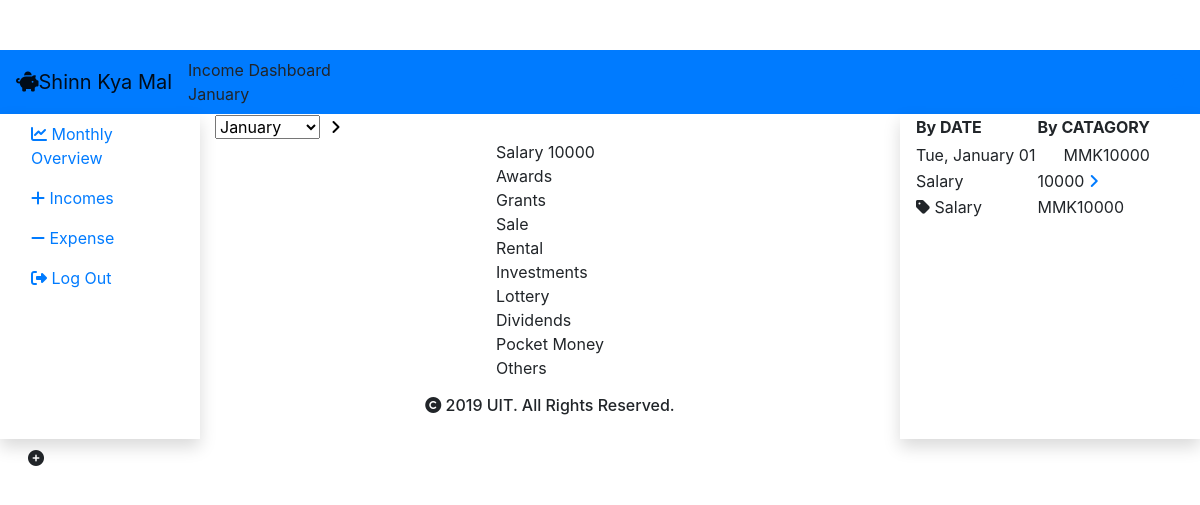
Page /main/incomeMainPage.php?month=01 (signed in) on the committed database.
### tables this page shows
CREATE TABLE `incomebycat` (
  `income_cat_fk_id` int(11) NOT NULL,
  `income_user_cat_id` int(11) NOT NULL,
  `income_cat_amount` int(11) NOT NULL,
  `income_cat_date` date NOT NULL
);

CREATE TABLE `income` (
  `income_id` int(10) NOT NULL,
  `income_categories` varchar(255) NOT NULL,
  `income_user_fk_id` int(11) DEFAULT NULL,
  `income_dateTime` date NOT NULL,
  `income_amount` int(11) NOT NULL
);

CREATE TABLE `incomecat` (
  `income_categories_id` int(11) NOT NULL,
  `income_categories_name` varchar(255) NOT NULL
);

### main/incomeMainPage.php (the view, shortened to what this page needs)
<?php
    include("D:/xampp/htdocs/Shinn-Kya-Mal---Final-master/main/cons/config.php");
    if(!isset($_SESSION['user']))
    {
        header("location: signinPage.php?");
        exit();
    }
    else if(isset($_SESSION['user']))
    {
        $id=$_SESSION['id'];
        $month = $_GET['month'];
        $monthToStyle = $month;
        $sql = "SELECT income.* FROM income LEFT JOIN userinfo ON user_id=income_user_fk_id WHERE income_user_fk_id='$id' AND MONTH(income_dateTime)='$month' ORDER BY income_dateTime ";
        $result = mysqli_query($conn, $sql);
        $preDate = "";
        $total = 0;
    }
?>
<!DOCTYPE html>
<html lang="en">
<head>
    <link rel="stylesheet" href="https://maxcdn.bootstrapcdn.com/bootstrap/4.3.1/css/bootstrap.min.css">
    <link rel="stylesheet" href="style.php?month=<?php echo($monthToStyle) ?>" type="text/css">
</head>
<body>
    <div class="preloader" id="Loader">
            </div>
    <header id="main">
        <nav class="navbar navbar-light bg-primary">
            <a class="navbar-brand" href="#"><i class="fas fa-piggy-bank"></i>Shinn Kya Mal</a>
            <ul class="navbar-nav mr-auto my-auto">
                <li class="nav-item">
                    Income Dashboard
                </li>
                <li class="nav-item">
                    <?php
                       if($month == "01")
                       {
                           echo("January");
                       }
                    ?>
                </li>
            </ul>
            <span><a href="profilePage.php?"><i class="fas fa-user-circle"></i></a></span>
        </nav>
    </header>
    <?php
        $currentMont = date('m', time());
    ?>
    <section id="sub-Main">
        <div class="container-fluid">
            <div class="row">
                <div class="col-2 shadow justify-content-md-center" id="left-column">
                    <ul class="nav flex-column">
                        <li class="nav-item">
                            <a class="nav-link" href="monthlyMainPage.php?month=<?php echo($currentMont) ?> ">
                                <i class="fas fa-chart-line"></i>
                                <span>Monthly Overview</span>
                            </a>
                        </li>
                        <li class="nav-item">
                            <a class="nav-link" href="incomeMainPage.php?month=<?php echo($currentMont) ?> ">
                                <i class="fas fa-plus"></i>
                                <span>Incomes</span>
                            </a>
                        </li>
                        <li class="nav-item">
                            <a class="nav-link" href="expenseMainPage.php?month=<?php echo($currentMont) ?> ">
                                <i class="fas fa-minus"></i>
                                <span>Expense</span>
                            </a>
                        </li>
                        <li class="nav-item">
                            <a class="nav-link" href="logout_inc.php">
                                <i class="fas fa-sign-out-alt"></i>
                                <span>Log Out</span>
                            </a>
                        </li>
                    </ul>
                </div>
                <div class="col-7 dashboard " id="middle-column">
                    <form action="" method="POST">
                        <div id="clock">
                            <select id="months" name="month">
                                <option value="January">January</option>
                            </select>
                            <button type="submit" style="border:none;outline:none;background:transparent;" name="goToMonth"><i class="fas fa-angle-right"></i></button>
                        </div>
                    </form>
                    <?php
                            $sqlSalary = "SELECT * FROM incomebycat WHERE  income_user_cat_id='$id' AND MONTH(income_cat_date)='$month' AND income_cat_fk_id='11' ";
                            $resultSalary = mysqli_query($conn, $sqlSalary);
                            $rowSalary = $resultSalary->fetch_assoc();
                            $amountSalary = $rowSalary['income_cat_amount'];
                    ?>
                    <div class="frame1">
                        <div class="row justify-content-md-center">
                            <div class="datas">
                                <div class="data users">
                                    <div class="text">
                                        <span class="left">Salary</span>
                                        <?php
                                            if($amountSalary != 0)
                                            {
                                        ?>
                                            <span class="right"><?php echo($amountSalary) ?></span>
                                        <?php
                                            }
                                        ?>
                                    </div>
                                </div>
                                <div class="data gb">
                                    <div class="text">
                                        <span class="left">Awards</span>
                                    </div>
                                </div>
                                <div class="data projects">
                                    <div class="text">
                                        <span class="left">Grants</span>
                                    </div>
                                </div>
                                <div class="data projects">
                                    <div class="text">
                                        <span class="left">Sale</span>
                                    </div>
                                </div>
                                <div class="data projects">
                                    <div class="text">
                                        <span class="left">Rental</span>
                                    </div>
                                </div>
                                <div class="data projects">
                                    <div class="text">
                                        <span class="left">Investments</span>
                                    </div>
                                </div>
                                <div class="data projects">
                                    <div class="text">
                                        <span class="left">Lottery</span>
                                    </div>
                                </div>
                                <div class="data projects">
                                    <div class="text">
                                        <span class="left">Dividends</span>
                                    </div>
                                </div>
                                <div class="data projects">
                                    <div class="text">
                                        <span class="left">Pocket Money</span>
                                    </div>
                                </div>
                                <div class="data projects">
                                    <div class="text">
                                        <span class="left">Others</span>
                                    </div>
                                </div>
                            </div>
                        </div>
                        <div class="row justify-content-md-center py-3">
                            <h6><i class="fas fa-copyright"></i> 2019 UIT. All Rights Reserved. </h6>
                        </div>
                    </div>
                </div>
                <div class="col-3 shadow" id="right-column">
                    <table>
                        <tr>
                            <th id="borderchange1" onclick="bydate()">By DATE</th>
                            <th id="borderchange2" onclick="bycata()">By CATAGORY</th>
                        </tr>
                        <tr class="blank_row">
                            <td colspan="1"></td>
                        </tr>
                        <tbody id="date">
                        <?php
                            while($rowTable = mysqli_fetch_assoc($result))
                            {
                                if($preDate != $rowTable['income_dateTime'])
                                {
                                    $preDate = $rowTable['income_dateTime'];
                                    $preDate_format = strtotime($preDate);
                                    $new_date_format = date('D, F d', $preDate_format);
                                    $editMonth = date('m', $preDate_format);
                                    $sqlTotal = "SELECT income.* FROM income LEFT JOIN userinfo ON user_id=income_user_fk_id WHERE income_user_fk_id='$id' AND income_dateTime='$preDate' ";
                                    $resultTotal = mysqli_query($conn, $sqlTotal);
                                    while($rowTotal = mysqli_fetch_assoc($resultTotal))
                                    {
                                        $total = $total + $rowTotal['income_amount'];
                                    }
                        ?>
                            <tr class="dateUnderline">
                                <td class="day"><?php echo($new_date_format) ?></td>
                                <td class="gray text-right">MMK<?php echo($total); $total=0; ?></td>
                            </tr>
                            <tr id="two" class="income">
                                <td>
                                    <?php echo($rowTable['income_categories']) ?>
                                </td>
                                <td class="money">
                                    <?php echo($rowTable['income_amount']) ?>
                                    <a href="incomeEdit.php?id=<?php echo($rowTable['income_id'])?>&month=<?php echo($editMonth) ?>">
                                        <i class="fas fa-angle-right gray"></i></i>
                                    </a>
                                </td>
                            </tr>
                        <?php
                                }
                            }
                        ?>
                        </tbody>
                        <tbody id="bycata">
                        <?php
                            $sqlByCatTable = "SELECT incomebycat.*, incomecat.income_categories_name FROM incomebycat LEFT JOIN incomecat ON income_cat_fk_id=income_categories_id WHERE income_user_cat_id='$id' AND MONTH(income_cat_date)='$month'  ";
                            $resultByCatTable = mysqli_query($conn, $sqlByCatTable);
                            while($rowByCatTable = mysqli_fetch_assoc($resultByCatTable))
                            {
                                if($rowByCatTable['income_cat_amount'] != 0)
                                {
                        ?>
                             <tr class="incomeCategory">
                                <td>
                                    <i class='fas fa-tag'></i> <?php echo($rowByCatTable['income_categories_name']) ?>
                                </td>
                                <td class="money">MMK<?php echo($rowByCatTable['income_cat_amount']) ?></td>
                            </tr>
                        <?php
                                }
                            }
                        ?>
                        </tbody>
                    </table>
                </div>
            </div>
            <div class="addBtn">
                        <a href="" class="btn btn-outline-*" data-toggle="modal" data-target="#incomemodal">
                        <i class="fas fa-plus-circle"></i>
                        </a>
                    </div>
        </div>
    </section>
</body>
</html>

### rows in the picture
incomebycat: income_cat_amount "10000", income_cat_fk.income_categories_name "Salary"
income: income_dateTime "Tue, January 01", total "10000", income_categories "Salary", income_amount "10000"
